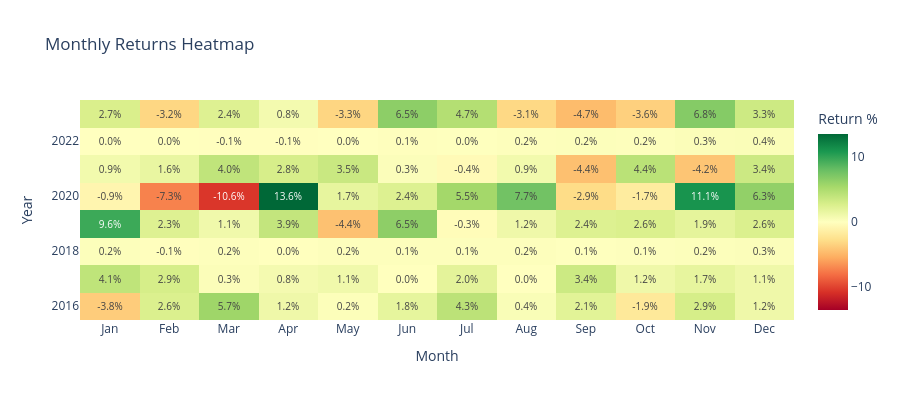

Notebook cell for this chart:
### Code cell
# Create monthly returns heatmap
# Reshape to year x month
monthly_df["year"] = monthly_df["year"].astype(int)
monthly_df["month"] = monthly_df["month"].astype(int)

heatmap_data = (
    monthly_df.pivot(index="year", columns="month", values="monthly_return") * 100
)  # Convert to percentage

# Month names
month_names = ["Jan", "Feb", "Mar", "Apr", "May", "Jun", "Jul", "Aug", "Sep", "Oct", "Nov", "Dec"]

fig = go.Figure(
    data=go.Heatmap(
        z=heatmap_data.values,
        x=month_names,
        y=heatmap_data.index,
        colorscale="RdYlGn",
        zmid=0,
        text=np.round(heatmap_data.values, 1),
        texttemplate="%{text:.1f}%",
        textfont={"size": 10},
        colorbar=dict(title="Return %"),
    )
)

fig.update_layout(
    title="Monthly Returns Heatmap",
    xaxis_title="Month",
    yaxis_title="Year",
    height=400,
)
fig.show()

### Figure 1 — Plotly figure (JSON) as saved in the notebook; plotly's stock layout.template omitted (floating-point values rounded to 4 significant figures)
{"data": [{"colorbar": {"title": {"text": "Return %"}}, "colorscale": [[0.0, "rgb(165,0,38)"], [0.1, "rgb(215,48,39)"], [0.2, "rgb(244,109,67)"], [0.3, "rgb(253,174,97)"], [0.4, "rgb(254,224,139)"], [0.5, "rgb(255,255,191)"], [0.6, "rgb(217,239,139)"], [0.7, "rgb(166,217,106)"], [0.8, "rgb(102,189,99)"], [0.9, "rgb(26,152,80)"], [1.0, "rgb(0,104,55)"]], "text": [[-3.8, 2.6, 5.7, 1.2, 0.2, 1.8, 4.3, 0.4, 2.1, -1.9, 2.9, 1.2], [4.1, 2.9, 0.3, 0.8, 1.1, -0.0, 2.0, -0.0, 3.4, 1.2, 1.7, 1.1], [0.2, -0.1, 0.2, 0.0, 0.2, 0.1, 0.1, 0.2, 0.1, 0.1, 0.2, 0.3], [9.6, 2.3, 1.1, 3.9, -4.4, 6.5, -0.3, 1.2, 2.4, 2.6, 1.9, 2.6], [-0.9, -7.3, -10.6, 13.6, 1.7, 2.4, 5.5, 7.7, -2.9, -1.7, 11.1, 6.3], [0.9, 1.6, 4.0, 2.8, 3.5, 0.3, -0.4, 0.9, -4.4, 4.4, -4.2, 3.4], [-0.0, -0.0, -0.1, -0.1, 0.0, 0.1, 0.0, 0.2, 0.2, 0.2, 0.3, 0.4], [2.7, -3.2, 2.4, 0.8, -3.3, 6.5, 4.7, -3.1, -4.7, -3.6, 6.8, 3.3]], "textfont": {"size": 10}, "texttemplate": "%{text:.1f}%", "type": "heatmap", "x": ["Jan", "Feb", "Mar", "Apr", "May", "Jun", "Jul", "Aug", "Sep", "Oct", "Nov", "Dec"], "y": [2016, 2017, 2018, 2019, 2020, 2021, 2022, 2023], "z": [[-3.775, 2.585, 5.718, 1.164, 0.2444, 1.763, 4.275, 0.3976, 2.078, -1.949, 2.856, 1.173], [4.105, 2.869, 0.2964, 0.7946, 1.061, -0.04039, 1.952, -0.02392, 3.382, 1.158, 1.699, 1.13], [0.1881, -0.1036, 0.1509, 0.03339, 0.1503, 0.1498, 0.1317, 0.1771, 0.06976, 0.1274, 0.1939, 0.2619], [9.648, 2.348, 1.065, 3.909, -4.413, 6.47, -0.3038, 1.174, 2.426, 2.595, 1.854, 2.583], [-0.8535, -7.28, -10.59, 13.58, 1.743, 2.417, 5.507, 7.652, -2.878, -1.685, 11.11, 6.288], [0.9296, 1.563, 4.039, 2.821, 3.542, 0.2676, -0.4134, 0.9174, -4.44, 4.371, -4.183, 3.406], [-0.01243, -0.02784, -0.05238, -0.06969, 0.02326, 0.09194, 0.04245, 0.1783, 0.2049, 0.1575, 0.3111, 0.3533], [2.675, -3.229, 2.367, 0.8326, -3.282, 6.505, 4.71, -3.118, -4.69, -3.558, 6.836, 3.334]], "zmid": 0}], "layout": {"height": 400, "title": {"text": "Monthly Returns Heatmap"}, "xaxis": {"title": {"text": "Month"}}, "yaxis": {"title": {"text": "Year"}}}}
